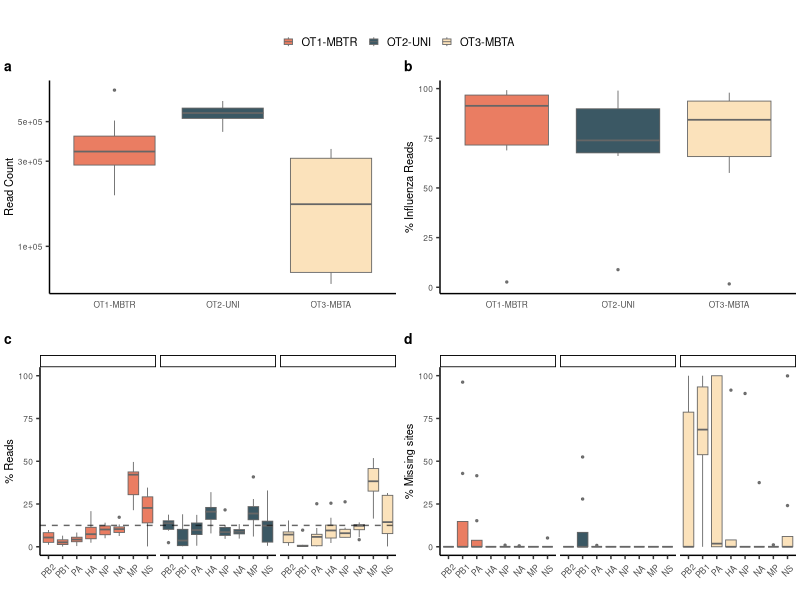

R code for this plot:
library(tidyverse)
library(dplyr)
library(ggplot2)
library(ggpubr)

setwd("PATH/TO/PROJECT/DIRECTORY")

################################################################################

### Read in READ_COUNTS_all.txt ###
read_counts_table <- read.table("data/READ_COUNTS_all.txt", header=TRUE, sep = "\t")

# Function to extract sample, method, OT, and primers from the Record column
extract_sample_method <- function(Record) {
  record <- str_extract(Record, "(?<=_).*")
  sample_method <- str_extract(Record, "^[^_]+")
  parts_sample_method <- unlist(strsplit(sample_method, "-", fixed = TRUE))
  # Assign values or NA for missing parts
  host <- paste(parts_sample_method[1])
  sample <- paste(parts_sample_method[1], parts_sample_method[2], sep = "-")
  extraction <- ifelse(length(parts_sample_method) >= 3, parts_sample_method[3], NA)
  OT <- ifelse(length(parts_sample_method) >= 4, parts_sample_method[4], NA)
  primers <- ifelse(length(parts_sample_method) >= 5, parts_sample_method[5], NA)
  OT_primers <- paste(OT, primers, sep="-")
  segment2 = str_extract(record, "(?<=_)[^_]+$")
  segment = case_when(
    str_detect(segment2, "H\\d+") ~ "HA",
    str_detect(segment2, "N\\d+") ~ "NA",
    TRUE ~ segment2)
  return(data.frame(host = host, sample = sample, extraction = extraction, OT = OT, 
                    primers = primers, OT_primers = OT_primers, segment = segment, 
                    segment2 = segment2, record = record))
}

# Apply the function to create the new columns
read_counts <- read_counts_table %>%
  rowwise() %>%
  do({
    extracted_cols <- extract_sample_method(.$Record)
    data.frame(extracted_cols, .)
  }) %>%
  ungroup() %>%
  select(-Record)
read_counts$Reads <- as.numeric(read_counts$Reads)



# summarize the table to get total read no. per sample, no. of reads passing filters and no. of matched reads
summarized_read_counts <- read_counts %>%
  filter(record %in% c("1-initial", "3-match")) %>%
  mutate(record = case_when(
    record == "1-initial" ~ "Total",
    record == "3-match" ~ "Matched")) %>%
  group_by(host, sample, extraction, OT, primers, OT_primers) %>%
  summarize(
    total_reads = sum(ifelse(record == "Total", as.numeric(Reads), 0)),
    reads_matched = sum(ifelse(record == "Matched", as.numeric(Reads), 0)),
    percent_matched = (reads_matched / total_reads) * 100
  ) %>%
  ungroup()


# summarize the table to get segment specific reads and total matched reads, and calculate percentage of matched reads to each segment for each sample
segment_read_counts <- read_counts %>%
  filter(record == "3-match" | str_detect(record, "^4")) %>%
  select(-c(Patterns, PairsAndWidows)) %>%
  mutate(Reads = as.numeric(Reads),
         matched_reads = ifelse(record == "3-match", as.numeric(Reads), NA))%>%
  group_by(sample, extraction, OT, primers, OT_primers) %>%
  fill(matched_reads, .direction = "down") %>%
  fill(matched_reads, .direction = "up") %>%
  filter(record != "3-match") %>%
  mutate(percent_of_matched_reads = ifelse(!is.na(matched_reads), (Reads / matched_reads) * 100, NA)) %>%
  ungroup()


################################################################################

### Get missing sites percentages for each segment from mapping_stats file ###

mapping_stats_table <- read.table("data/mapping_stats_all.txt", header=TRUE)
colnames(mapping_stats_table)[8] ="percent_missing_sites"

# Function to extract sample, method, OT, primers and segment from the Sample column
extract_sample_method_2 <- function(Sample) {
  sample_method <- str_extract(Sample, "^[^_]+")
  parts_sample_method <- unlist(strsplit(sample_method, "-", fixed = TRUE))
  # Assign values or NA for missing parts
  host <- paste(parts_sample_method[1])
  sample <- paste(parts_sample_method[1], parts_sample_method[2], sep = "-")
  extraction <- ifelse(length(parts_sample_method) >= 3, parts_sample_method[3], NA)
  OT <- ifelse(length(parts_sample_method) >= 4, parts_sample_method[4], NA)
  primers <- ifelse(length(parts_sample_method) >= 5, parts_sample_method[5], NA)
  OT_primers <- paste(OT, primers, sep="-")
  segment2 = str_extract(Sample, "(?<=_)[^_]+$")
  segment = case_when(
    str_detect(segment2, "H\\d+") ~ "HA",
    str_detect(segment2, "N\\d+") ~ "NA",
    TRUE ~ segment2)
  return(data.frame(host = host, sample = sample, extraction = extraction, OT = OT, 
                    primers = primers, OT_primers = OT_primers, segment = segment, 
                    segment2 = segment2))
}

# Apply the function to create the new columns
mapping_stats <- mapping_stats_table %>%
  rowwise() %>%
  do({
    extracted_cols <- extract_sample_method_2(.$Sample)
    data.frame(extracted_cols, .)
  }) %>%
  ungroup() %>%
  select(-Sample)

################################################################################

### prepare data for plotting ###

#################################


### get all human samples tested in the three OT-PCR methods
hu_other_OT_samples <- summarized_read_counts %>%
  group_by(sample) %>%
  filter(all(c("OT1-MBTR", "OT2-UNI", "OT3-MBTA") %in% OT_primers)) %>%
  distinct(sample) %>%
  filter(!sample == "HU-22")

### filter tables to represent those samples only
hu_other_OT_total_reads <- summarized_read_counts %>%
  filter(sample %in% hu_other_OT_samples$sample)

### filter table to represent those samples only
hu_other_OT_segment_reads <- segment_read_counts %>%
  filter(sample %in% hu_other_OT_samples$sample)
hu_other_OT_segment_reads$segment <- factor(hu_other_OT_segment_reads$segment, levels = c("PB2", "PB1", "PA", "HA", "NP","NA", "MP", "NS"))


### filter table to represent those samples only
hu_other_OT_mapping_stats <- mapping_stats %>%
  filter(sample %in% hu_other_OT_samples$sample)
hu_other_OT_mapping_stats$segment <- factor(hu_other_OT_mapping_stats$segment, levels = c("PB2", "PB1", "PA", "HA", "NP","NA", "MP", "NS"))


##################################################################


### Plotting ###

theme1 <- theme(legend.position = "top",
                legend.text = element_text(size = 8),
                legend.title = element_blank(),
                legend.key.size = unit(8, "points"),
                axis.text.x = element_text(size = 6, vjust = 0.5),
                axis.ticks.x = element_blank(),
                axis.text.y = element_text(size = 6),
                axis.title.y = element_text(size = 8),
                strip.text = element_text(size = 8),
                axis.line = element_line(size = 0.5),
                axis.ticks = element_line(size = 0.5),
                strip.background = element_rect(size = 0.6),
                panel.spacing.x = unit(0.2, "lines"), 
                panel.spacing.y = unit(0.1, "lines"),
                panel.grid.minor.x = element_blank(),
                panel.grid.major.x = element_blank(),
                legend.box.spacing = unit(0, "lines"),
                plot.margin = unit(c(0,0.2,0,0.2), "lines"))

theme2 <- theme(legend.position = "top",
                legend.text = element_text(size = 8),
                legend.title = element_blank(),
                legend.key.size = unit(8, "points"),
                axis.text.x = element_text(size = 6, vjust = 0.5, angle=45),
                axis.text.y = element_text(size = 6),
                axis.title.y = element_text(size = 8),
                strip.text.y = element_text(size = 8),
                strip.text.x = element_text(size = 0),
                axis.line = element_line(size = 0.5),
                axis.ticks = element_line(size = 0.5),
                strip.background = element_rect(size = 0.6),
                panel.spacing.x = unit(0.2, "lines"), 
                panel.spacing.y = unit(0.1, "lines"),
                panel.grid.minor.x = element_blank(),
                panel.grid.major.x = element_blank(),
                legend.box.spacing = unit(0, "lines"),
                plot.margin = unit(c(0.1,0.2,0.1,0.2), "lines"))



read_counts_human_plot <- ggplot(hu_other_OT_total_reads, aes(x = OT_primers, y = total_reads, fill = OT_primers )) +
  geom_boxplot(position = position_dodge(width = 1), alpha = 0.9, size = 0.3, color = "grey40", outlier.size = 0.5) +
  labs(title = "", 
       y = "Read Count",
       x = "",
       legend = "") +
  theme_classic() +
  theme1 +
  scale_fill_manual(values = c("#e76f51", "#264653", "#fadfb3")) +
  scale_y_log10() 


mapped_reads_plot <- ggplot(hu_other_OT_total_reads, aes(x = OT_primers, y = percent_matched, fill = OT_primers)) +
  geom_boxplot(position = position_dodge(width = 1), alpha = 0.9, size = 0.3, color = "grey40", outlier.size = 0.5) +
  labs(title = "", 
       y = "% Influenza Reads",
       x = "",
       legend = "") +
  theme_classic() +
  theme1 +
  scale_fill_manual(values = c("#e76f51", "#264653", "#fadfb3"))


segment_read_percentages_plot <- ggplot(hu_other_OT_segment_reads, aes(x = segment, y = percent_of_matched_reads, fill = OT_primers)) +
  geom_boxplot(position = position_dodge(width = 1), alpha = 0.9, size = 0.3, color = "grey40", outlier.size = 0.5) +
  geom_hline(yintercept = 12.5, linetype = 2, size = 0.5, alpha = 0.6) +
  labs(title = "", x = "", y = "% Reads") +
  theme_classic() +
  facet_grid(~OT_primers)+
  scale_fill_manual(values = c("#e76f51", "#264653", "#fadfb3")) +
  theme2 +
  scale_y_continuous(limits = c(0, 100))


missing_sites_plot <- ggplot(hu_other_OT_mapping_stats, aes(x = segment, y = percent_missing_sites, fill = OT_primers)) +
  geom_boxplot(position = position_dodge(width = 1), alpha = 0.9, size = 0.3, color = "grey40", outlier.size = 0.5) +
  labs(title = "", x = "", y = "% Missing sites") +
  theme_classic() +
  facet_grid(~OT_primers) +
  scale_fill_manual(values = c("#e76f51", "#264653", "#fadfb3")) +
  theme2


combined_plot <- ggarrange(read_counts_human_plot, mapped_reads_plot, segment_read_percentages_plot, missing_sites_plot,
                                             ncol = 2, nrow = 2,
                                             common.legend = TRUE,
                                             labels = c("a", "b", "c", "d"), 
                                             font.label = list(size= 10)) +
  theme(plot.margin = unit(c(0.05,0,0,0), "null"))


ggsave("figures/FigureS2.png", plot = combined_plot, dpi = 300, width = 18, height = 20, units = "cm" , bg = "white")
